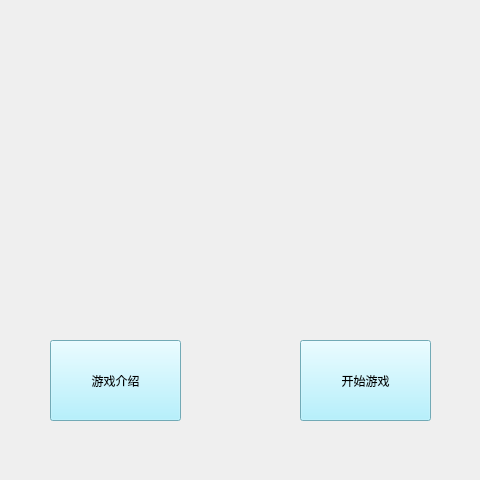
<?xml version="1.0" encoding="UTF-8"?>
<ui version="4.0">
 <class>Login</class>
 <widget class="QWidget" name="Login">
  <property name="geometry">
   <rect>
    <x>0</x>
    <y>0</y>
    <width>480</width>
    <height>480</height>
   </rect>
  </property>
  <property name="minimumSize">
   <size>
    <width>463</width>
    <height>0</height>
   </size>
  </property>
  <property name="windowTitle">
   <string>Form</string>
  </property>
  <widget class="QPushButton" name="pushButton">
   <property name="geometry">
    <rect>
     <x>300</x>
     <y>340</y>
     <width>131</width>
     <height>81</height>
    </rect>
   </property>
   <property name="styleSheet">
    <string notr="true">background-color: rgb(160, 238, 255);</string>
   </property>
   <property name="text">
    <string>开始游戏</string>
   </property>
  </widget>
  <widget class="QPushButton" name="pushButton_2">
   <property name="geometry">
    <rect>
     <x>50</x>
     <y>340</y>
     <width>131</width>
     <height>81</height>
    </rect>
   </property>
   <property name="styleSheet">
    <string notr="true">background-color: rgb(160, 238, 255);</string>
   </property>
   <property name="text">
    <string>游戏介绍</string>
   </property>
  </widget>
  <widget class="QTextBrowser" name="textBrowser">
   <property name="geometry">
    <rect>
     <x>60</x>
     <y>30</y>
     <width>441</width>
     <height>301</height>
    </rect>
   </property>
   <property name="styleSheet">
    <string notr="true">QTextBrowser {background-color:rgb(255,0,0,0);border:0px;}</string>
   </property>
   <property name="html">
    <string>&lt;!DOCTYPE HTML PUBLIC &quot;-//W3C//DTD HTML 4.0//EN&quot; &quot;http://www.w3.org/TR/REC-html40/strict.dtd&quot;&gt;
&lt;html&gt;&lt;head&gt;&lt;meta name=&quot;qrichtext&quot; content=&quot;1&quot; /&gt;&lt;style type=&quot;text/css&quot;&gt;
p, li { white-space: pre-wrap; }
&lt;/style&gt;&lt;/head&gt;&lt;body style=&quot; font-family:'SimSun'; font-size:9pt; font-weight:400; font-style:normal;&quot;&gt;
&lt;p style=&quot; margin-top:0px; margin-bottom:0px; margin-left:0px; margin-right:0px; -qt-block-indent:0; text-indent:0px;&quot;&gt;&lt;img src=&quot;:/myImage/images/title.png&quot; /&gt;&lt;/p&gt;&lt;/body&gt;&lt;/html&gt;</string>
   </property>
  </widget>
 </widget>
 <resources/>
 <connections/>
</ui>
